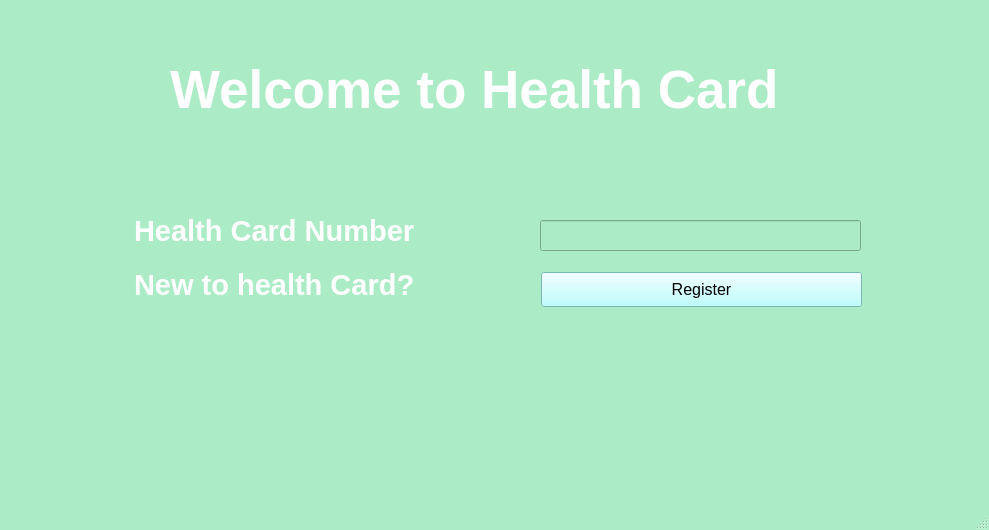
<?xml version="1.0" encoding="UTF-8"?>
<ui version="4.0">
 <class>healthc</class>
 <widget class="QMainWindow" name="healthc">
  <property name="geometry">
   <rect>
    <x>0</x>
    <y>0</y>
    <width>989</width>
    <height>530</height>
   </rect>
  </property>
  <property name="palette">
   <palette>
    <active>
     <colorrole role="Button">
      <brush brushstyle="SolidPattern">
       <color alpha="255">
        <red>170</red>
        <green>255</green>
        <blue>255</blue>
       </color>
      </brush>
     </colorrole>
     <colorrole role="Base">
      <brush brushstyle="SolidPattern">
       <color alpha="255">
        <red>171</red>
        <green>235</green>
        <blue>198</blue>
       </color>
      </brush>
     </colorrole>
     <colorrole role="Window">
      <brush brushstyle="SolidPattern">
       <color alpha="255">
        <red>171</red>
        <green>235</green>
        <blue>198</blue>
       </color>
      </brush>
     </colorrole>
    </active>
    <inactive>
     <colorrole role="Button">
      <brush brushstyle="SolidPattern">
       <color alpha="255">
        <red>170</red>
        <green>255</green>
        <blue>255</blue>
       </color>
      </brush>
     </colorrole>
     <colorrole role="Base">
      <brush brushstyle="SolidPattern">
       <color alpha="255">
        <red>171</red>
        <green>235</green>
        <blue>198</blue>
       </color>
      </brush>
     </colorrole>
     <colorrole role="Window">
      <brush brushstyle="SolidPattern">
       <color alpha="255">
        <red>171</red>
        <green>235</green>
        <blue>198</blue>
       </color>
      </brush>
     </colorrole>
    </inactive>
    <disabled>
     <colorrole role="Button">
      <brush brushstyle="SolidPattern">
       <color alpha="255">
        <red>170</red>
        <green>255</green>
        <blue>255</blue>
       </color>
      </brush>
     </colorrole>
     <colorrole role="Base">
      <brush brushstyle="SolidPattern">
       <color alpha="255">
        <red>171</red>
        <green>235</green>
        <blue>198</blue>
       </color>
      </brush>
     </colorrole>
     <colorrole role="Window">
      <brush brushstyle="SolidPattern">
       <color alpha="255">
        <red>171</red>
        <green>235</green>
        <blue>198</blue>
       </color>
      </brush>
     </colorrole>
    </disabled>
   </palette>
  </property>
  <property name="windowTitle">
   <string>healthc</string>
  </property>
  <property name="windowOpacity">
   <double>5.000000000000000</double>
  </property>
  <widget class="QWidget" name="centralwidget">
   <widget class="QLabel" name="label_2">
    <property name="geometry">
     <rect>
      <x>170</x>
      <y>40</y>
      <width>821</width>
      <height>101</height>
     </rect>
    </property>
    <property name="text">
     <string>&lt;html&gt;&lt;head/&gt;&lt;body&gt;&lt;p&gt;&lt;span style=&quot; font-size:40pt; font-weight:800; color:#ffffff;&quot;&gt;Welcome to Health Card&lt;/span&gt;&lt;/p&gt;&lt;/body&gt;&lt;/html&gt;</string>
    </property>
   </widget>
   <widget class="QLabel" name="label_3">
    <property name="geometry">
     <rect>
      <x>134</x>
      <y>263</y>
      <width>380</width>
      <height>45</height>
     </rect>
    </property>
    <property name="text">
     <string>&lt;html&gt;&lt;head/&gt;&lt;body&gt;&lt;p&gt;&lt;span style=&quot; font-size:22pt; font-weight:600; color:#ffffff;&quot;&gt;New to health Card?&lt;/span&gt;&lt;/p&gt;&lt;/body&gt;&lt;/html&gt;</string>
    </property>
   </widget>
   <widget class="QPushButton" name="pushButton">
    <property name="geometry">
     <rect>
      <x>541</x>
      <y>272</y>
      <width>321</width>
      <height>35</height>
     </rect>
    </property>
    <property name="palette">
     <palette>
      <active>
       <colorrole role="Button">
        <brush brushstyle="SolidPattern">
         <color alpha="255">
          <red>170</red>
          <green>255</green>
          <blue>255</blue>
         </color>
        </brush>
       </colorrole>
       <colorrole role="Midlight">
        <brush brushstyle="SolidPattern">
         <color alpha="255">
          <red>255</red>
          <green>255</green>
          <blue>127</blue>
         </color>
        </brush>
       </colorrole>
       <colorrole role="Base">
        <brush brushstyle="SolidPattern">
         <color alpha="255">
          <red>170</red>
          <green>255</green>
          <blue>255</blue>
         </color>
        </brush>
       </colorrole>
       <colorrole role="Window">
        <brush brushstyle="SolidPattern">
         <color alpha="255">
          <red>170</red>
          <green>255</green>
          <blue>255</blue>
         </color>
        </brush>
       </colorrole>
       <colorrole role="AlternateBase">
        <brush brushstyle="SolidPattern">
         <color alpha="255">
          <red>255</red>
          <green>255</green>
          <blue>127</blue>
         </color>
        </brush>
       </colorrole>
      </active>
      <inactive>
       <colorrole role="Button">
        <brush brushstyle="SolidPattern">
         <color alpha="255">
          <red>170</red>
          <green>255</green>
          <blue>255</blue>
         </color>
        </brush>
       </colorrole>
       <colorrole role="Midlight">
        <brush brushstyle="SolidPattern">
         <color alpha="255">
          <red>255</red>
          <green>255</green>
          <blue>127</blue>
         </color>
        </brush>
       </colorrole>
       <colorrole role="Base">
        <brush brushstyle="SolidPattern">
         <color alpha="255">
          <red>170</red>
          <green>255</green>
          <blue>255</blue>
         </color>
        </brush>
       </colorrole>
       <colorrole role="Window">
        <brush brushstyle="SolidPattern">
         <color alpha="255">
          <red>170</red>
          <green>255</green>
          <blue>255</blue>
         </color>
        </brush>
       </colorrole>
       <colorrole role="AlternateBase">
        <brush brushstyle="SolidPattern">
         <color alpha="255">
          <red>255</red>
          <green>255</green>
          <blue>127</blue>
         </color>
        </brush>
       </colorrole>
      </inactive>
      <disabled>
       <colorrole role="Button">
        <brush brushstyle="SolidPattern">
         <color alpha="255">
          <red>170</red>
          <green>255</green>
          <blue>255</blue>
         </color>
        </brush>
       </colorrole>
       <colorrole role="Midlight">
        <brush brushstyle="SolidPattern">
         <color alpha="255">
          <red>255</red>
          <green>255</green>
          <blue>127</blue>
         </color>
        </brush>
       </colorrole>
       <colorrole role="Base">
        <brush brushstyle="SolidPattern">
         <color alpha="255">
          <red>170</red>
          <green>255</green>
          <blue>255</blue>
         </color>
        </brush>
       </colorrole>
       <colorrole role="Window">
        <brush brushstyle="SolidPattern">
         <color alpha="255">
          <red>170</red>
          <green>255</green>
          <blue>255</blue>
         </color>
        </brush>
       </colorrole>
       <colorrole role="AlternateBase">
        <brush brushstyle="SolidPattern">
         <color alpha="255">
          <red>255</red>
          <green>255</green>
          <blue>127</blue>
         </color>
        </brush>
       </colorrole>
      </disabled>
     </palette>
    </property>
    <property name="font">
     <font>
      <pointsize>12</pointsize>
      <weight>50</weight>
      <bold>false</bold>
     </font>
    </property>
    <property name="styleSheet">
     <string notr="true">background-color: rgb(170, 255, 255);</string>
    </property>
    <property name="text">
     <string>Register</string>
    </property>
   </widget>
   <widget class="QLabel" name="label">
    <property name="geometry">
     <rect>
      <x>134</x>
      <y>209</y>
      <width>379</width>
      <height>45</height>
     </rect>
    </property>
    <property name="text">
     <string>&lt;html&gt;&lt;head/&gt;&lt;body&gt;&lt;p&gt;&lt;span style=&quot; font-size:22pt; font-weight:600; color:#ffffff;&quot;&gt;Health Card Number&lt;/span&gt;&lt;/p&gt;&lt;/body&gt;&lt;/html&gt;</string>
    </property>
   </widget>
   <widget class="QLineEdit" name="lineEdit">
    <property name="geometry">
     <rect>
      <x>540</x>
      <y>220</y>
      <width>321</width>
      <height>31</height>
     </rect>
    </property>
   </widget>
  </widget>
  <widget class="QStatusBar" name="statusbar">
   <property name="palette">
    <palette>
     <active>
      <colorrole role="WindowText">
       <brush brushstyle="SolidPattern">
        <color alpha="255">
         <red>0</red>
         <green>0</green>
         <blue>0</blue>
        </color>
       </brush>
      </colorrole>
      <colorrole role="Button">
       <brush brushstyle="SolidPattern">
        <color alpha="255">
         <red>171</red>
         <green>235</green>
         <blue>198</blue>
        </color>
       </brush>
      </colorrole>
      <colorrole role="Light">
       <brush brushstyle="SolidPattern">
        <color alpha="255">
         <red>255</red>
         <green>255</green>
         <blue>255</blue>
        </color>
       </brush>
      </colorrole>
      <colorrole role="Midlight">
       <brush brushstyle="SolidPattern">
        <color alpha="255">
         <red>213</red>
         <green>245</green>
         <blue>226</blue>
        </color>
       </brush>
      </colorrole>
      <colorrole role="Dark">
       <brush brushstyle="SolidPattern">
        <color alpha="255">
         <red>85</red>
         <green>117</green>
         <blue>99</blue>
        </color>
       </brush>
      </colorrole>
      <colorrole role="Mid">
       <brush brushstyle="SolidPattern">
        <color alpha="255">
         <red>114</red>
         <green>157</green>
         <blue>132</blue>
        </color>
       </brush>
      </colorrole>
      <colorrole role="Text">
       <brush brushstyle="SolidPattern">
        <color alpha="255">
         <red>0</red>
         <green>0</green>
         <blue>0</blue>
        </color>
       </brush>
      </colorrole>
      <colorrole role="BrightText">
       <brush brushstyle="SolidPattern">
        <color alpha="255">
         <red>255</red>
         <green>255</green>
         <blue>255</blue>
        </color>
       </brush>
      </colorrole>
      <colorrole role="ButtonText">
       <brush brushstyle="SolidPattern">
        <color alpha="255">
         <red>0</red>
         <green>0</green>
         <blue>0</blue>
        </color>
       </brush>
      </colorrole>
      <colorrole role="Base">
       <brush brushstyle="SolidPattern">
        <color alpha="255">
         <red>255</red>
         <green>255</green>
         <blue>255</blue>
        </color>
       </brush>
      </colorrole>
      <colorrole role="Window">
       <brush brushstyle="SolidPattern">
        <color alpha="255">
         <red>171</red>
         <green>235</green>
         <blue>198</blue>
        </color>
       </brush>
      </colorrole>
      <colorrole role="Shadow">
       <brush brushstyle="SolidPattern">
        <color alpha="255">
         <red>0</red>
         <green>0</green>
         <blue>0</blue>
        </color>
       </brush>
      </colorrole>
      <colorrole role="AlternateBase">
       <brush brushstyle="SolidPattern">
        <color alpha="255">
         <red>213</red>
         <green>245</green>
         <blue>226</blue>
        </color>
       </brush>
      </colorrole>
      <colorrole role="ToolTipBase">
       <brush brushstyle="SolidPattern">
        <color alpha="255">
         <red>255</red>
         <green>255</green>
         <blue>220</blue>
        </color>
       </brush>
      </colorrole>
      <colorrole role="ToolTipText">
       <brush brushstyle="SolidPattern">
        <color alpha="255">
         <red>0</red>
         <green>0</green>
         <blue>0</blue>
        </color>
       </brush>
      </colorrole>
      <colorrole role="PlaceholderText">
       <brush brushstyle="SolidPattern">
        <color alpha="128">
         <red>0</red>
         <green>0</green>
         <blue>0</blue>
        </color>
       </brush>
      </colorrole>
     </active>
     <inactive>
      <colorrole role="WindowText">
       <brush brushstyle="SolidPattern">
        <color alpha="255">
         <red>0</red>
         <green>0</green>
         <blue>0</blue>
        </color>
       </brush>
      </colorrole>
      <colorrole role="Button">
       <brush brushstyle="SolidPattern">
        <color alpha="255">
         <red>171</red>
         <green>235</green>
         <blue>198</blue>
        </color>
       </brush>
      </colorrole>
      <colorrole role="Light">
       <brush brushstyle="SolidPattern">
        <color alpha="255">
         <red>255</red>
         <green>255</green>
         <blue>255</blue>
        </color>
       </brush>
      </colorrole>
      <colorrole role="Midlight">
       <brush brushstyle="SolidPattern">
        <color alpha="255">
         <red>213</red>
         <green>245</green>
         <blue>226</blue>
        </color>
       </brush>
      </colorrole>
      <colorrole role="Dark">
       <brush brushstyle="SolidPattern">
        <color alpha="255">
         <red>85</red>
         <green>117</green>
         <blue>99</blue>
        </color>
       </brush>
      </colorrole>
      <colorrole role="Mid">
       <brush brushstyle="SolidPattern">
        <color alpha="255">
         <red>114</red>
         <green>157</green>
         <blue>132</blue>
        </color>
       </brush>
      </colorrole>
      <colorrole role="Text">
       <brush brushstyle="SolidPattern">
        <color alpha="255">
         <red>0</red>
         <green>0</green>
         <blue>0</blue>
        </color>
       </brush>
      </colorrole>
      <colorrole role="BrightText">
       <brush brushstyle="SolidPattern">
        <color alpha="255">
         <red>255</red>
         <green>255</green>
         <blue>255</blue>
        </color>
       </brush>
      </colorrole>
      <colorrole role="ButtonText">
       <brush brushstyle="SolidPattern">
        <color alpha="255">
         <red>0</red>
         <green>0</green>
         <blue>0</blue>
        </color>
       </brush>
      </colorrole>
      <colorrole role="Base">
       <brush brushstyle="SolidPattern">
        <color alpha="255">
         <red>255</red>
         <green>255</green>
         <blue>255</blue>
        </color>
       </brush>
      </colorrole>
      <colorrole role="Window">
       <brush brushstyle="SolidPattern">
        <color alpha="255">
         <red>171</red>
         <green>235</green>
         <blue>198</blue>
        </color>
       </brush>
      </colorrole>
      <colorrole role="Shadow">
       <brush brushstyle="SolidPattern">
        <color alpha="255">
         <red>0</red>
         <green>0</green>
         <blue>0</blue>
        </color>
       </brush>
      </colorrole>
      <colorrole role="AlternateBase">
       <brush brushstyle="SolidPattern">
        <color alpha="255">
         <red>213</red>
         <green>245</green>
         <blue>226</blue>
        </color>
       </brush>
      </colorrole>
      <colorrole role="ToolTipBase">
       <brush brushstyle="SolidPattern">
        <color alpha="255">
         <red>255</red>
         <green>255</green>
         <blue>220</blue>
        </color>
       </brush>
      </colorrole>
      <colorrole role="ToolTipText">
       <brush brushstyle="SolidPattern">
        <color alpha="255">
         <red>0</red>
         <green>0</green>
         <blue>0</blue>
        </color>
       </brush>
      </colorrole>
      <colorrole role="PlaceholderText">
       <brush brushstyle="SolidPattern">
        <color alpha="128">
         <red>0</red>
         <green>0</green>
         <blue>0</blue>
        </color>
       </brush>
      </colorrole>
     </inactive>
     <disabled>
      <colorrole role="WindowText">
       <brush brushstyle="SolidPattern">
        <color alpha="255">
         <red>85</red>
         <green>117</green>
         <blue>99</blue>
        </color>
       </brush>
      </colorrole>
      <colorrole role="Button">
       <brush brushstyle="SolidPattern">
        <color alpha="255">
         <red>171</red>
         <green>235</green>
         <blue>198</blue>
        </color>
       </brush>
      </colorrole>
      <colorrole role="Light">
       <brush brushstyle="SolidPattern">
        <color alpha="255">
         <red>255</red>
         <green>255</green>
         <blue>255</blue>
        </color>
       </brush>
      </colorrole>
      <colorrole role="Midlight">
       <brush brushstyle="SolidPattern">
        <color alpha="255">
         <red>213</red>
         <green>245</green>
         <blue>226</blue>
        </color>
       </brush>
      </colorrole>
      <colorrole role="Dark">
       <brush brushstyle="SolidPattern">
        <color alpha="255">
         <red>85</red>
         <green>117</green>
         <blue>99</blue>
        </color>
       </brush>
      </colorrole>
      <colorrole role="Mid">
       <brush brushstyle="SolidPattern">
        <color alpha="255">
         <red>114</red>
         <green>157</green>
         <blue>132</blue>
        </color>
       </brush>
      </colorrole>
      <colorrole role="Text">
       <brush brushstyle="SolidPattern">
        <color alpha="255">
         <red>85</red>
         <green>117</green>
         <blue>99</blue>
        </color>
       </brush>
      </colorrole>
      <colorrole role="BrightText">
       <brush brushstyle="SolidPattern">
        <color alpha="255">
         <red>255</red>
         <green>255</green>
         <blue>255</blue>
        </color>
       </brush>
      </colorrole>
      <colorrole role="ButtonText">
       <brush brushstyle="SolidPattern">
        <color alpha="255">
         <red>85</red>
         <green>117</green>
         <blue>99</blue>
        </color>
       </brush>
      </colorrole>
      <colorrole role="Base">
       <brush brushstyle="SolidPattern">
        <color alpha="255">
         <red>171</red>
         <green>235</green>
         <blue>198</blue>
        </color>
       </brush>
      </colorrole>
      <colorrole role="Window">
       <brush brushstyle="SolidPattern">
        <color alpha="255">
         <red>171</red>
         <green>235</green>
         <blue>198</blue>
        </color>
       </brush>
      </colorrole>
      <colorrole role="Shadow">
       <brush brushstyle="SolidPattern">
        <color alpha="255">
         <red>0</red>
         <green>0</green>
         <blue>0</blue>
        </color>
       </brush>
      </colorrole>
      <colorrole role="AlternateBase">
       <brush brushstyle="SolidPattern">
        <color alpha="255">
         <red>171</red>
         <green>235</green>
         <blue>198</blue>
        </color>
       </brush>
      </colorrole>
      <colorrole role="ToolTipBase">
       <brush brushstyle="SolidPattern">
        <color alpha="255">
         <red>255</red>
         <green>255</green>
         <blue>220</blue>
        </color>
       </brush>
      </colorrole>
      <colorrole role="ToolTipText">
       <brush brushstyle="SolidPattern">
        <color alpha="255">
         <red>0</red>
         <green>0</green>
         <blue>0</blue>
        </color>
       </brush>
      </colorrole>
      <colorrole role="PlaceholderText">
       <brush brushstyle="SolidPattern">
        <color alpha="128">
         <red>0</red>
         <green>0</green>
         <blue>0</blue>
        </color>
       </brush>
      </colorrole>
     </disabled>
    </palette>
   </property>
  </widget>
 </widget>
 <resources/>
 <connections/>
</ui>
